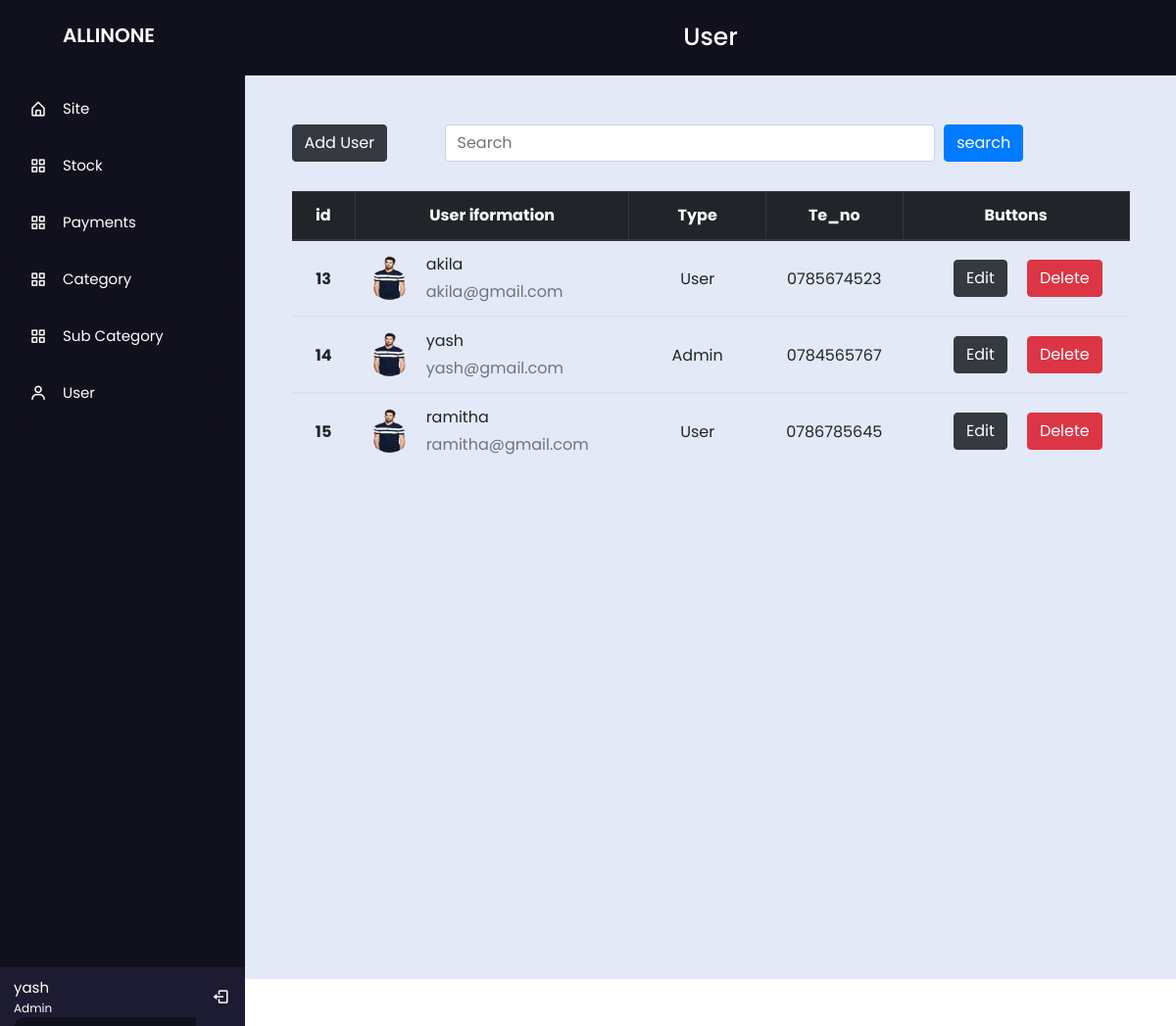
The app's page /Admin/Admin_User.php (signed in) with its own data.
### tables this page shows
CREATE TABLE IF NOT EXISTS `users` (
  `Uid` int(11) NOT NULL AUTO_INCREMENT,
  `UName` varchar(50) NOT NULL,
  `Email` varchar(100) NOT NULL,
  `Te_No` text NOT NULL,
  `Type` varchar(10) NOT NULL,
  `Password` varchar(20) NOT NULL,
  `Image` varchar(200) NOT NULL,
  PRIMARY KEY (`Uid`)
);

### Admin/Admin_User.php (the view, shortened to what this page needs)
<?php
include("dbconnect.php");
$email = $_SESSION['email'];
$sql_s = "SELECT * FROM users WHERE Email='$email' ";
$result_s = mysqli_query($conn, $sql_s);
$row_s = mysqli_fetch_array($result_s);
$UName = $row_s["UName"];
if(isset($_GET['btnSearch']))
{
  $search = mysqli_real_escape_string($conn, $_GET['Search']);
  $sql = "SELECT * FROM users WHERE (UName LIKE '$search' OR Type LIKE '$search')";
}
else
{
  $sql = "SELECT * FROM users";
}
?>
<!DOCTYPE html>
<html lang="en">
<head>
    <link rel="stylesheet" href="css/Add_User.css">
    <link href='https://unpkg.com/boxicons@2.0.7/css/boxicons.min.css' rel='stylesheet'>
    <link rel="stylesheet" href="https://cdn.jsdelivr.net/npm/bootstrap@4.0.0/dist/css/bootstrap.min.css">
</head>
<body>
  <div class="main_Wrap">
       <div class="sidebar">
        <div class="logo-details">
          <div class="logo_name" style="margin-left:50px" >ALLINONE</div>
        </div>
        <ul class="nav-list">
          <li>
            <a href="../User/Home.php">
              <i class='bx bx-home-alt'></i>
              <span class="links_name">Site</span>
            </a>
          </li>
          <li>
            <a href="Admin_Stock.php">
              <i class='bx bx-grid-alt'></i>
              <span class="links_name">Stock</span>
            </a>
          </li>
          <li>
            <a href="Admin_Payment.php">
              <i class='bx bx-grid-alt'></i>
              <span class="links_name">Payments</span>
            </a>
          </li>
          <li>
            <a href="Admin_Category.php">
              <i class='bx bx-grid-alt'></i>
              <span class="links_name">Category</span>
            </a>
          </li>
          <li>
            <a href="Admin_Sub_Category.php">
              <i class='bx bx-grid-alt' ></i>
              <span class="links_name">Sub Category</span>
            </a>
          </li>
          <li>
            <a href="Admin_User.php">
              <i class='bx bx-user' ></i>
              <span class="links_name">User</span>
            </a>
          </li>
          <li class="profile">
            <div class="profile-details">
              <div class="name_job">
                <div class="name"><?php echo $UName; ?></div>
                <div class="job">Admin</div>
              </div>
            </div>
            <a href="../User/Logout.php"><i class='bx bx-log-out' id="log_out" ></i></a>
          </li>
        </ul>
      </div>
      <section class="home-section">
        <div class="text">User</div>
          <div class="conten">
            <div class="buttons-div">
              <div class="addbutton">
                <form action="#" method="post">
                  <button type="button" class="btn btn-dark" data-toggle="modal" data-target="#exampleModal"> Add User </button>
                </form>
              </div>
              <form action="Admin_User.php" method="get">
                <div class="search">
                    <div class="Sbox">
                        <input class="form-control" type="search" name="Search" placeholder="Search" aria-label="Search" style="width:500px">
                    </div>
                    <div class="Sbutton">
                        <input type="submit" id="search" name="btnSearch" class="btn btn-primary" Value="search" style="Margin-left:155px">
                    </div>
                </div>
              </form>
            </div>
            <table class="table" style=" margin-top: -20px;">
              <thead class="thead-dark">
                <tr>
                    <th class="collom1" scope="col"> id </th>
                    <th class="collom2" scope="co1"> User iformation </th>
                    <th class="collom3" scope="co1"> Type </th>
                    <th class="collom4" scope="col"> Te_no </th>
                    <th class="collom5" scope="col"> Buttons </th>
              </thead>
              <?php
                $result = mysqli_query($conn,$sql);
						    while($row = mysqli_fetch_array($result))
					      {
                    $image  = $row['Image'];
				      ?>
              <tbody>
              <tr>
              <th scope="row"><div class="CId"><?php echo $row['Uid']; ?></div></th>
              <td>
                <div class="d-flex align-items-center">
                  <img src="<?php echo '../User/'.$image; ?>" style="width: 45px; height: 45px" class="rounded-circle"  data-holder-rendered="true"/>
                  <div class="ms-3" style="margin-left: 15px;">
                    <p class="fw-bold mb-1"><?php echo $row['UName']; ?></p>
                    <p class="text-muted mb-0"><?php echo $row['Email']; ?></p>
                  </div>
                </div>
              </td>
              <td><div class="description"><?php echo $row['Type']; ?></div> </td>
              <td><div class="description"><?php echo $row['Te_No']; ?></div> </td>
              <td>
                <div class="cbuttons" style="display: flex;">
                    <form action="#" method="get" style=" margin-left: 40px;">
                        <input type="submit" id="Edit" name="Edit" class="btn btn-dark" data-toggle="modal" data-target="#exampleModa2" Value="Edit">
                    </form>
                    <form action="#" method="get" style=" margin-left: 20px;">
                        <input type="submit" id="Delete" name="Delete" class="btn btn-danger" Value="Delete">
                    </form>
                </div>
              </td>
            </tr>
              </tbody>
              <?php } ?>
            </table>
          </div>
      </section>
    <?php
	    include("dbconnect.php");
	  ?>
    <?php
      include("dbconnect.php");
    ?>
    </div>
    <?php
	    include("dbconnect.php");
	  ?>
    <?php
      include("dbconnect.php");
    ?>
</body>
</html>

### Admin/css/Add_User.css (style rules this page uses)
* { margin: 0; padding: 0; box-sizing: border-box; font-family: "Poppins" , sans-serif; }
ul { list-style: none; }
.main_Wrap { display: flex; }
.sidebar { position: fixed; left: 0; top: 0; height: 100%; width: 250px; background: #11101D; padding: 6px 14px; z-index: 99; transition: all 0.5s ease; float: left; }
.sidebar .logo-details { height: 60px; display: flex; align-items: center; position: relative; }
.sidebar .logo-details .logo_name { color: #fff; font-size: 20px; font-weight: 600; opacity: 1; transition: all 0.5s ease; }
.sidebar i { color: #fff; height: 60px; min-width: 50px; font-size: 28px; text-align: center; line-height: 60px; }
.sidebar .nav-list { margin-top: 20px; height: 100%; }
.sidebar li { position: relative; margin: 8px 0; list-style: none; margin-left: -35px; }
.sidebar li a { display: flex; height: 100%; width: 100%; border-radius: 12px; align-items: center; text-decoration: none; transition: all 0.4s ease; background: #11101D; }
.sidebar li a .links_name { color: #fff; font-size: 15px; font-weight: 400; white-space: nowrap; opacity: 1; pointer-events: none; transition: 0.4s; }
.sidebar li i { height: 50px; line-height: 50px; font-size: 18px; border-radius: 12px; }
.sidebar li.profile { position: fixed; height: 60px; width: 250px; left: 0; bottom: -8px; padding: 10px 14px; background: #1d1b31; transition: all 0.5s ease; overflow: hidden;margin-left: 0px; }
.sidebar li .profile-details { display: flex; align-items: center; flex-wrap: nowrap; }
.sidebar li.profile .name, .sidebar li.profile .job { font-size: 15px; font-weight: 400; color: #fff; white-space: nowrap; }
.sidebar li.profile .job { font-size: 12px; }
.sidebar .profile #log_out { position: absolute; top: 50%; right: 0; transform: translateY(-50%); background: #1d1b31; width: 50px; height: 60px; line-height: 60px; border-radius: 0px; transition: all 0.5s ease; }
.home-section { height: 1000px; background: #E4E9F7; margin-left: 250px; width:100%; transition: all 0.5s ease; z-index: 2; float: right }
.home-section .text { width: 100%; display: inline-block; background: #11101D; color: #fff; font-size: 25px; font-weight: 500; padding: 20px; text-align: center; }
.conten { width: 90%; margin: auto auto; margin-top: 30px; }
.table { margin-top: 30px; }
.CId { width: 100%; text-align: center; margin-top: 15px; }
.description { width: 100%; text-align: center; margin-top: 15px; }
.cbuttons { width: 100%; text-align: center; margin-top: 7px; }
.collom1 { width: 7%; text-align: center; border-right: 1px solid #E4E9F7; }
.collom2 { width: 30%; text-align: center; border-right: 1px solid #E4E9F7; }
.collom3 { width: 15%; text-align: center; border-right: 1px solid #E4E9F7; }
.collom4 { width: 15%; text-align: center; border-right: 1px solid #E4E9F7; }
.collom5 { width: 20%; text-align: center; border-right: 1px solid #E4E9F7; }
.buttons-div { display: flex; margin-top: 50px; margin-bottom: 50px; }
.addbutton { width: 20%; }
.search { width: 80%; display: flex; margin-left: 20px; padding-left: 5%; }
.Sbox { width: 60%; }
.Sbutton { margin-left: 10px; }

### Admin/Admin_User.php (style rules this page uses)
.sidebar li { position: relative; margin: 8px 0; list-style: none; margin-left: -0px; }
.home-section { margin-top:-25px; min-height:800px; }

### records on screen
users: UName "yash", Uid "14", Image (picture), Email "yash@gmail.com", Type "Admin", Te_No "0784565767"
users: Uid "13", Image (picture), UName "akila", Email "akila@gmail.com", Type "User", Te_No "0785674523"
users: Uid "15", Image (picture), UName "ramitha", Email "ramitha@gmail.com", Type "User", Te_No "0786785645"
